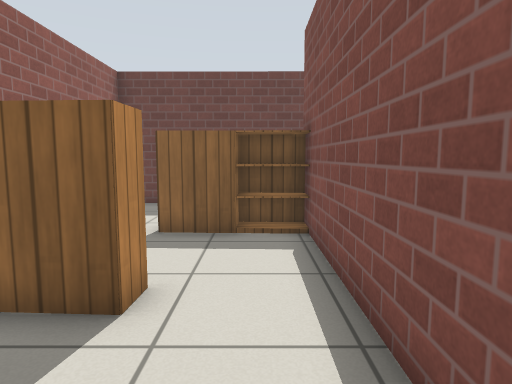
[1] (above)

12 first-person views from a walk through a robot-simulator world made for Gazebo. The camera is 0.9 m above the floor, tilts 6° down and sees 75° across. The floor is counted in squares, 0.5 m on a side. Each view is taken from the middle of a square. On the plan, view 1 faces up. The plan holds only what a view shows up to about 17 squares ahead; the rest is blank. Simple patterns stand in for the simulator's built-in surfaces.

[2]
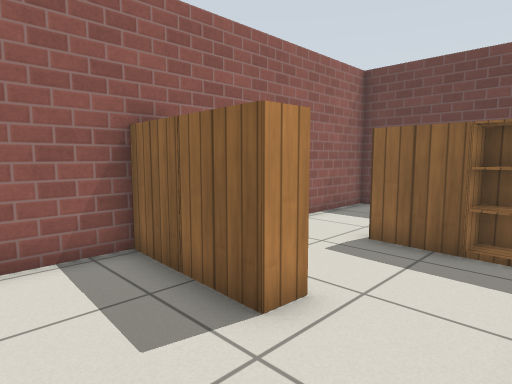

[3]
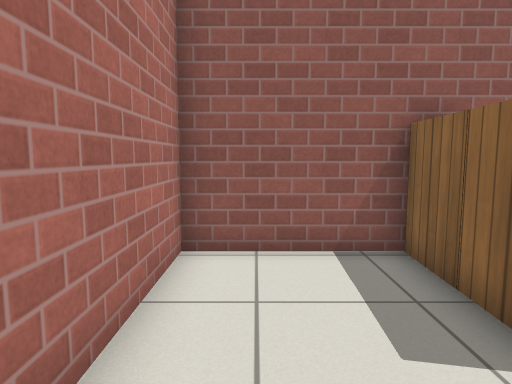

[4]
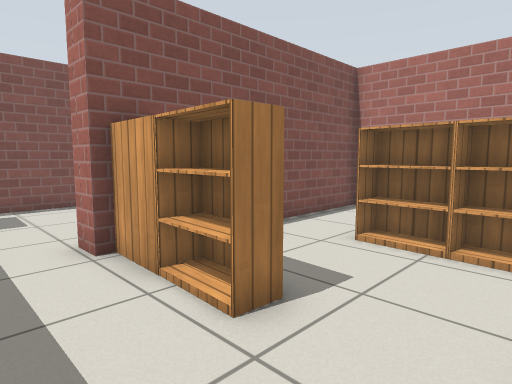

[5]
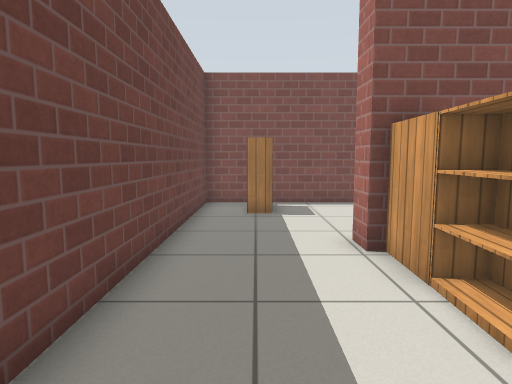

[6]
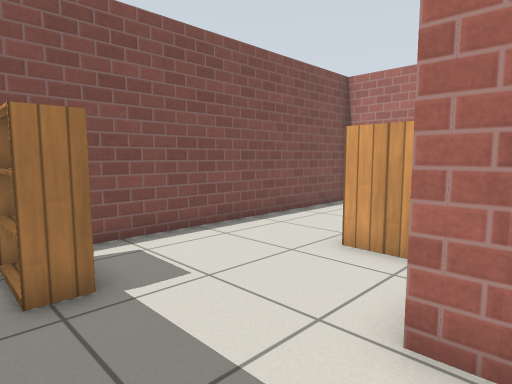

[7]
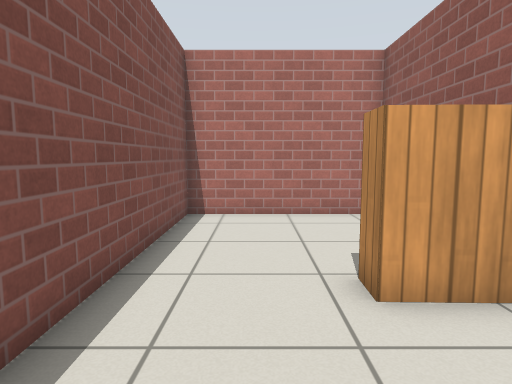

[8]
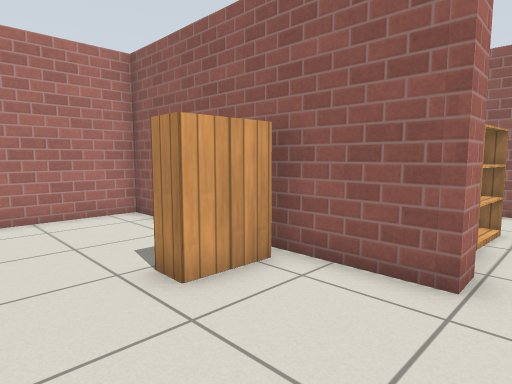

[9]
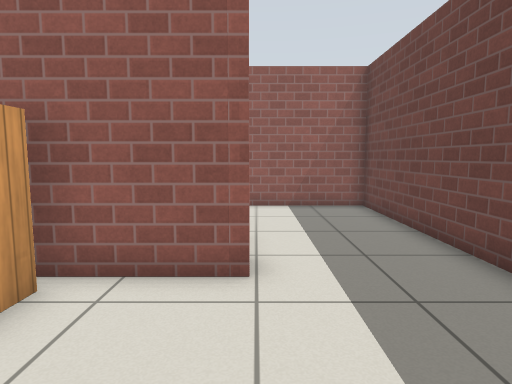

[10]
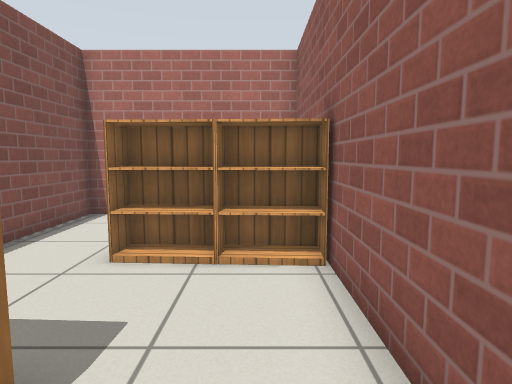

[11]
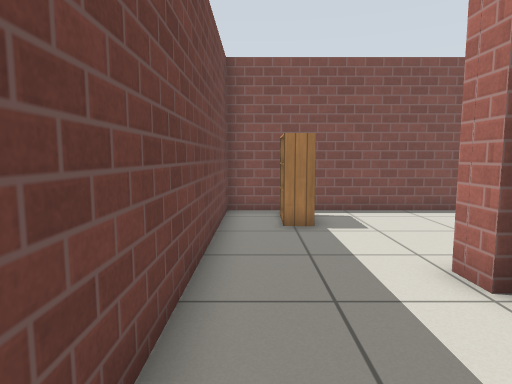

[12]
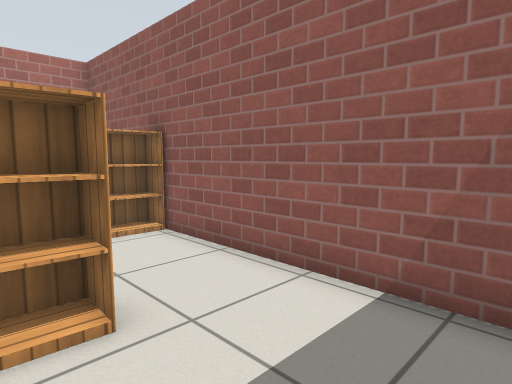

### Floor plan
Points are (right, up) in squares from view 1. A wall is a line through its corners. A room is listed if a view was taken in it or the views show most of it. See-through windows are left out.
Room 1 (views 1, 2, 3, 4, 5, 6, 10, 11, 12)
walls: (1.3, 8.9) (2.1, 8.9); (2.5, 13) (-5.2, 13) (-5.2, -0.4) (1.2, -0.4) (1.2, 7.4)
ways out: opening at (2, 10.5) to room 2
objects: bookshelf (-4, 4); bookshelf (-3, 4) to (-2, 4); bookshelf (-2, 8) to (-1, 8); bookshelf (0, 8) to (1, 8)
Room 2 (views 7, 8, 9)
walls: (2.1, 8.9) (2.1, -0.4) (8.2, -0.4) (8.2, 13) (2.5, 13)
ways out: opening at (2, 10.5) to room 1
objects: bookshelf (3, 6) to (4, 6); bookshelf (6, 11) to (7, 11)

Positions as (right, up) in squares from view 1, and headings:
1: (0, 0), facing up
2: (1, 1), facing up-left
3: (1, 1), facing left
4: (-5, 11), facing down-right
5: (-5, 11), facing right
6: (1, 12), facing down-right
7: (6, 10), facing down
8: (7, 10), facing down-left
9: (7, 9), facing left
10: (-4, 10), facing down
11: (-3, 12), facing right
12: (-1, 12), facing down-left
